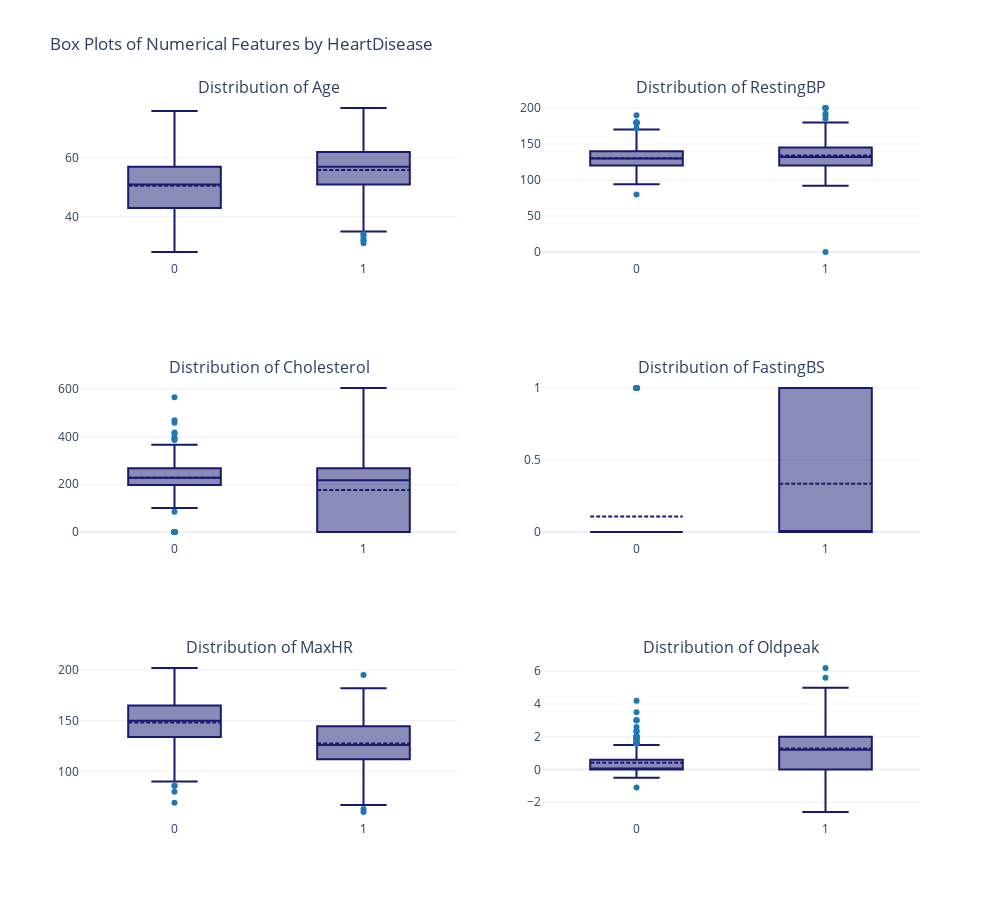

The notebook cell saved with this chart:
### Code cell
import plotly.graph_objects as go
from plotly.subplots import make_subplots

# Giả sử bạn có DataFrame 'df' với các cột 'HeartDisease' và các cột đặc trưng số học
num_features = numerical_data.columns.tolist()
num_plots = len(num_features)

n_cols = 2  
n_rows = (num_plots + n_cols - 1) // n_cols 

fig = make_subplots(rows=n_rows, cols=n_cols, subplot_titles=[f"Distribution of {col}" for col in num_features])

# Chỉnh màu sắc nhẹ nhàng, dễ nhìn
colors = ['#1f77b4', '#ff7f0e']  # Màu sắc cho 'HeartDisease' (xanh dương cho không bệnh, cam cho có bệnh)

for idx, feature in enumerate(num_features):
    row = idx // n_cols + 1
    col = idx % n_cols + 1

    # Đặt màu sắc cho biểu đồ box plot
    box_plot = go.Box(
        y=df[feature],
        x=df["HeartDisease"],
        name=feature,
        marker_color=colors[0] if df["HeartDisease"].unique()[0] == 0 else colors[1],  # Xanh cho không bệnh, cam cho có bệnh
        boxmean=True,  # Hiển thị giá trị trung bình trong box plot
        line=dict(color='rgb(25, 25, 112)')  # Đường viền tối để tăng độ tương phản
    )
    
    fig.add_trace(box_plot, row=row, col=col)

fig.update_layout(
    height=300 * n_rows,  # Điều chỉnh chiều cao tùy theo số lượng biểu đồ
    width=1000,           # Chiều rộng của figure
    title_text="Box Plots of Numerical Features by HeartDisease",
    showlegend=False,     # Không hiển thị legend
    template='plotly_white'  # Chọn template trắng để làm cho biểu đồ rõ ràng và sạch sẽ
)

fig.show()

### Figure 1 — Plotly figure (JSON) as saved in the notebook; plotly's stock layout.template omitted (floating-point values rounded to 4 significant figures; data arrays with more than 128 entries replaced by an {"elided": "..."} marker saying what was removed)
{"data": [{"boxmean": true, "line": {"color": "rgb(25, 25, 112)"}, "marker": {"color": "#1f77b4"}, "name": "Age", "type": "box", "x": {"elided": "918 int values"}, "xaxis": "x", "y": {"elided": "918 int values"}, "yaxis": "y"}, {"boxmean": true, "line": {"color": "rgb(25, 25, 112)"}, "marker": {"color": "#1f77b4"}, "name": "RestingBP", "type": "box", "x": {"elided": "918 int values"}, "xaxis": "x2", "y": {"elided": "918 int values"}, "yaxis": "y2"}, {"boxmean": true, "line": {"color": "rgb(25, 25, 112)"}, "marker": {"color": "#1f77b4"}, "name": "Cholesterol", "type": "box", "x": {"elided": "918 int values"}, "xaxis": "x3", "y": {"elided": "918 int values"}, "yaxis": "y3"}, {"boxmean": true, "line": {"color": "rgb(25, 25, 112)"}, "marker": {"color": "#1f77b4"}, "name": "FastingBS", "type": "box", "x": {"elided": "918 int values"}, "xaxis": "x4", "y": {"elided": "918 int values"}, "yaxis": "y4"}, {"boxmean": true, "line": {"color": "rgb(25, 25, 112)"}, "marker": {"color": "#1f77b4"}, "name": "MaxHR", "type": "box", "x": {"elided": "918 int values"}, "xaxis": "x5", "y": {"elided": "918 int values"}, "yaxis": "y5"}, {"boxmean": true, "line": {"color": "rgb(25, 25, 112)"}, "marker": {"color": "#1f77b4"}, "name": "Oldpeak", "type": "box", "x": {"elided": "918 int values"}, "xaxis": "x6", "y": {"elided": "918 float values"}, "yaxis": "y6"}], "layout": {"annotations": [{"font": {"size": 16}, "showarrow": false, "text": "Distribution of Age", "x": 0.225, "xanchor": "center", "xref": "paper", "y": 1, "yanchor": "bottom", "yref": "paper"}, {"font": {"size": 16}, "showarrow": false, "text": "Distribution of RestingBP", "x": 0.775, "xanchor": "center", "xref": "paper", "y": 1, "yanchor": "bottom", "yref": "paper"}, {"font": {"size": 16}, "showarrow": false, "text": "Distribution of Cholesterol", "x": 0.225, "xanchor": "center", "xref": "paper", "y": 0.6111, "yanchor": "bottom", "yref": "paper"}, {"font": {"size": 16}, "showarrow": false, "text": "Distribution of FastingBS", "x": 0.775, "xanchor": "center", "xref": "paper", "y": 0.6111, "yanchor": "bottom", "yref": "paper"}, {"font": {"size": 16}, "showarrow": false, "text": "Distribution of MaxHR", "x": 0.225, "xanchor": "center", "xref": "paper", "y": 0.2222, "yanchor": "bottom", "yref": "paper"}, {"font": {"size": 16}, "showarrow": false, "text": "Distribution of Oldpeak", "x": 0.775, "xanchor": "center", "xref": "paper", "y": 0.2222, "yanchor": "bottom", "yref": "paper"}], "height": 900, "showlegend": false, "title": {"text": "Box Plots of Numerical Features by HeartDisease"}, "width": 1000, "xaxis": {"anchor": "y", "domain": [0, 0.45]}, "xaxis2": {"anchor": "y2", "domain": [0.55, 1]}, "xaxis3": {"anchor": "y3", "domain": [0, 0.45]}, "xaxis4": {"anchor": "y4", "domain": [0.55, 1]}, "xaxis5": {"anchor": "y5", "domain": [0, 0.45]}, "xaxis6": {"anchor": "y6", "domain": [0.55, 1]}, "yaxis": {"anchor": "x", "domain": [0.7778, 1]}, "yaxis2": {"anchor": "x2", "domain": [0.7778, 1]}, "yaxis3": {"anchor": "x3", "domain": [0.3889, 0.6111]}, "yaxis4": {"anchor": "x4", "domain": [0.3889, 0.6111]}, "yaxis5": {"anchor": "x5", "domain": [0, 0.2222]}, "yaxis6": {"anchor": "x6", "domain": [0, 0.2222]}}}
